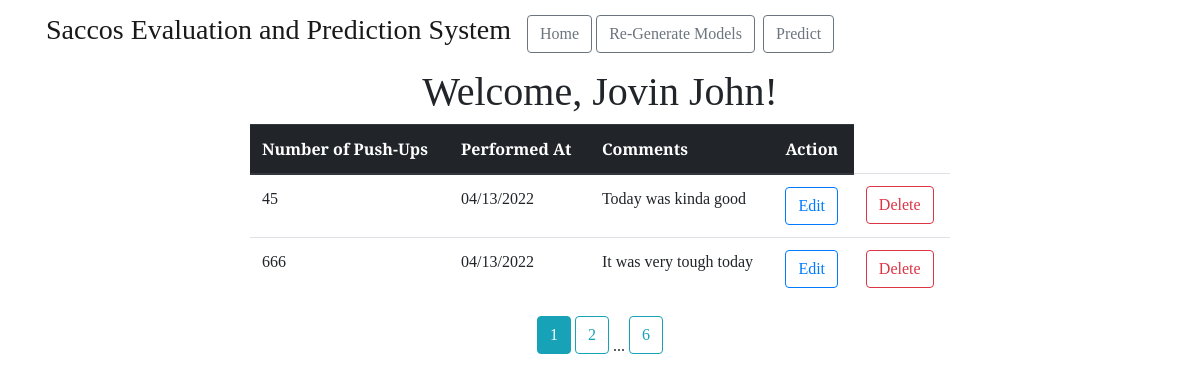
The page /all (signed in) on the database its author committed.
### saccoss_prediction/models.py (models this page shows)
class User(db.Model, UserMixin):
    id = db.Column(db.Integer, primary_key=True)
    email = db.Column(db.String(100), unique=True)
    password = db.Column(db.String(100))
    name = db.Column(db.String(1000))
    workouts = db.relationship('Workout', backref='author', lazy=True)

class Workout(db.Model):
    id = db.Column(db.Integer, primary_key=True)
    pushups = db.Column(db.Integer, nullable=False)
    date_posted = db.Column(db.DateTime, nullable=False,
                            default=datetime.utcnow)
    comment = db.Column(db.Text, nullable=False)
    user_id = db.Column(db.Integer, db.ForeignKey('user.id'), nullable=False)

### saccoss_prediction/main.py (the view)
@main.route("/all")
@login_required
def user_workouts():
    page = request.args.get('page', 1, type=int)
    user = User.query.filter_by(email=current_user.email).first_or_404()
    workouts = Workout.query.filter_by(
        author=user).paginate(page=page, per_page=2)
    return render_template('all_workouts.html', workouts=workouts, user=user)

### saccoss_prediction/templates/all_workouts.html (shortened to what this page needs)
{% extends "base.html" %} {% block head %} {{ super() }}
<link rel="stylesheet" href="{{ url_for('static', filename= 'extended_beauty.css') }}" />
{% endblock %} {% block content %}
<center>
  <h1>
    Welcome, {{ user.name }}!
  </h1>
</center>
<center>
  <div>
    <table class="table table-hover" style="width: 700px;">
      <thead class="thead-dark">
        <tr>
          <th scope="col">Number of Push-Ups</th>
          <th scope="col">Performed At</th>
          <th scope="col">Comments</th>
          <th scope="col">Action</th>
        </tr>
      </thead>
      <tbody>
        {% for workout in workouts.items %}
        <tr>
          <td>{{ workout.pushups }}</td>
          <td>{{ workout.date_posted.strftime('%m/%d/%Y') }}</td>
          <td>{{ workout.comment }}</td>
          <td>
            <a href="{{ url_for('main.update_workout', workout_id=workout.id) }}" class="btn btn-outline-primary"
              role="button">
              Edit
            </a>
          </td>
          <td>
            <a href="{{ url_for('main.delete_workout', workout_id=workout.id) }}" class="btn btn-outline-danger"
              role="button">
              Delete
            </a>
          </td>
        </tr>
        {% endfor %}
      </tbody>
    </table>
    {% for page_num in workouts.iter_pages(left_edge=1, right_edge=1,
      left_current=1, right_current=1) %}
    {% if page_num %}
    {% if workouts.page == page_num %}
    <a class="btn btn-info mb-4" href="{{ url_for('main.user_workouts', page=page_num) }}"> {{ page_num }} </a>
    {% else %}
    <a class="btn btn-outline-info mb-4" href="{{ url_for('main.user_workouts', page=page_num) }}"> {{ page_num }} </a>
    {% endif %}
    {% else %}
    ...
    {% endif %}
    {% endfor %}
  </div>
</center>
{% endblock %}

### saccoss_prediction/static/beauty.css (style rules this page uses)
* { font-family: "Arvo", serif; }

### saccoss_prediction/static/extended_beauty.css (style rules this page uses)
h1, h2, h4, p { font-family: "Arvo", serif; }

### rows shown on the page
User: name "Jovin John"
Workout: pushups "45", date_posted "04/13/2022", comment "Today was kinda good"
Workout: pushups "666", date_posted "04/13/2022", comment "It was very tough today"

### other values the page prints
{{ page_num }} "1"
{{ page_num }} "2" "6"
